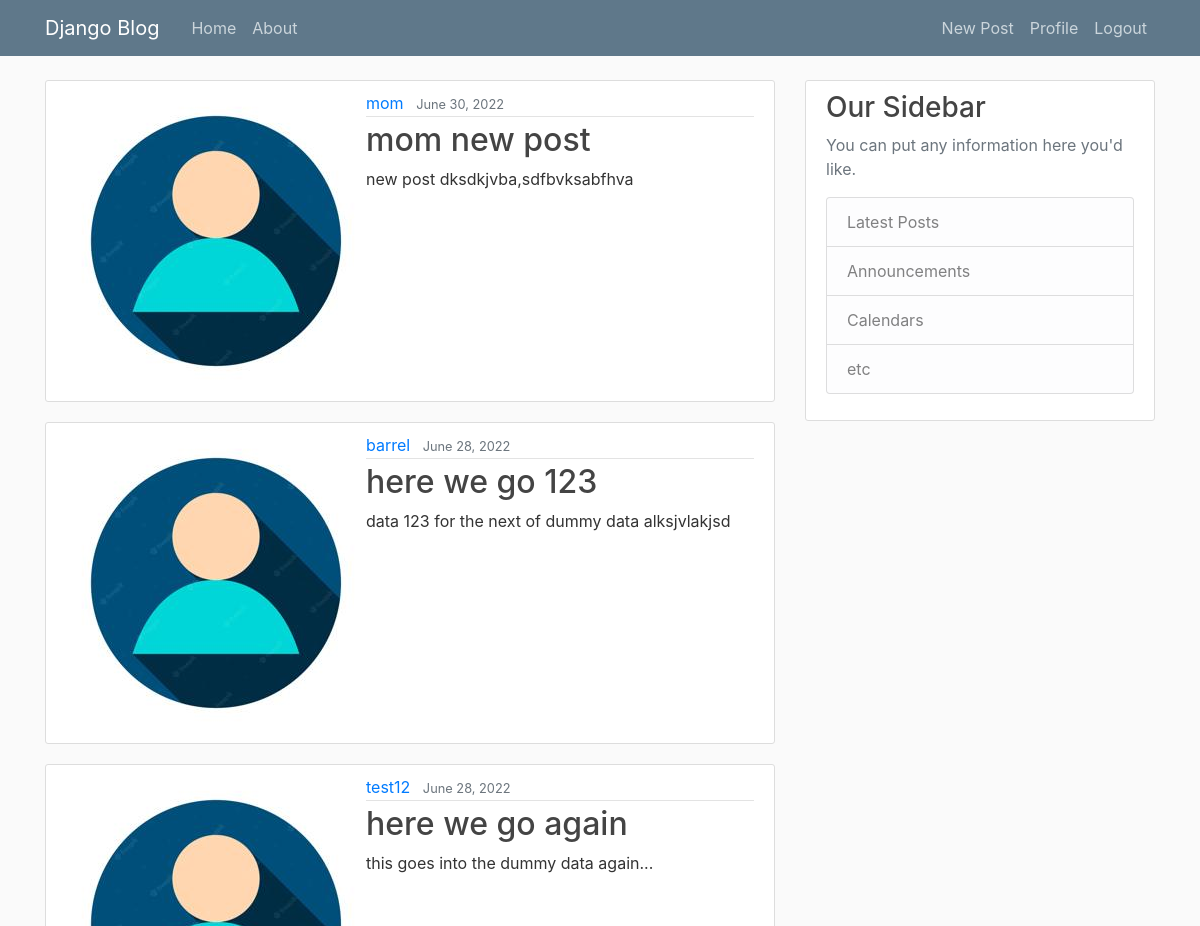
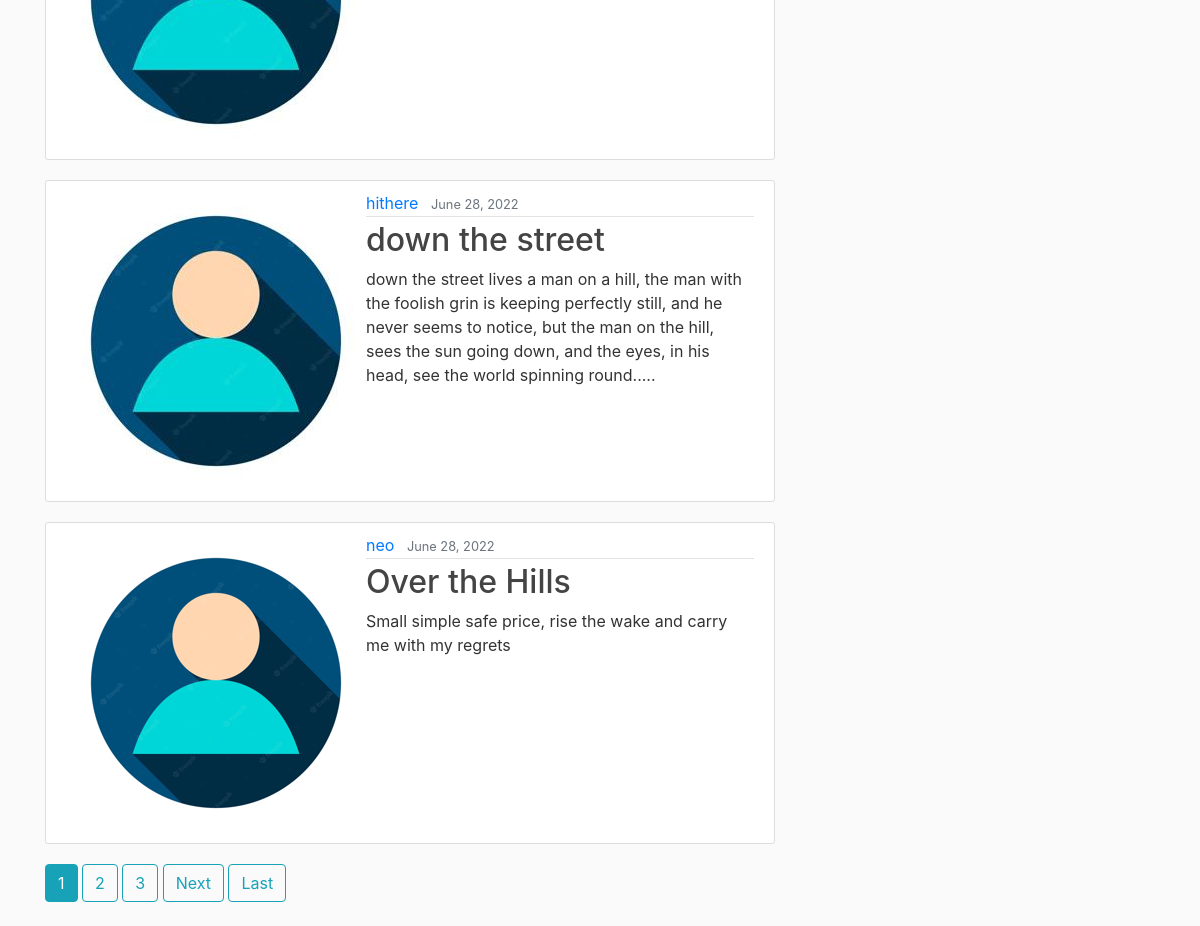
The page / (signed in) on the database its author committed (2 pictures, top to bottom).
### blog/models.py (models this page shows, shortened)
class Post(models.Model):
    title = models.CharField(max_length=100)
    content = models.TextField()
    date_posted = models.DateTimeField(default=timezone.now)
    author = models.ForeignKey(User, on_delete=models.CASCADE)

### users/models.py (models this page shows, shortened)
class Profile(models.Model):
    user = models.OneToOneField(User, on_delete=models.CASCADE)
    img = models.ImageField(default='default.jpeg', upload_to='profile_pics')

### blog/views.py (the view)
# urls.py: path('', PostListView.as_view(), name='blog-home'),
class PostListView(ListView):
    model = Post
    template_name = 'blog/home.html'
    context_object_name = "posts"
    ordering = ['-date_posted']
    paginate_by = 5

### blog/templates/blog/home.html (shortened to what this page needs)
{% extends "blog/base.html" %}
{% block content %}
    {% for post in posts %}
        <article class="media content-section">
            <img src="{{post.author.profile.img.url}}" class="rounded-circle article-image" />
            <div class="media-body">
                <div class="article-metadata">
                    <a class="mr-2" href="{% url 'user-posts' post.author.username %}">{{ post.author }}</a>
                    <small class="text-muted">{{ post.date_posted|date:"F d, Y" }}</small>
                </div>
                <h2><a class="article-title" href="{% url 'post-detail' post.id %}">{{ post.title }}</a></h2>
                <p class="article-content">{{ post.content }}</p>
                </div>
        </article>
    {% endfor %}
    {% if is_paginated %}
        {% for num in page_obj.paginator.page_range %}
            {% if page_obj.number == num %}
                <a class="btn btn-info mb-4" href="?page={{ num }}">{{ num }}</a>
            {% elif num > page_obj.number|add:'-3' and num < page_obj.number|add:'3' %}
                <a class="btn btn-outline-info mb-4" href="?page={{ num }}">{{ num }}</a>
            {% endif %}
        {% endfor %}
        {% if page_obj.has_next %}
            <a class="btn btn-outline-info mb-4" href="?page={{ page_obj.next_page_number }}">Next</a>
            <a class="btn btn-outline-info mb-4" href="?page={{ page_obj.paginator.num_pages }}">Last</a>
        {% endif %}
    {% endif %}
{% endblock content %}

### blog/static/blog/main.css (style rules this page uses)
body { background: #fafafa; color: #333333; margin-top: 5rem; }
h1, h2, h3, h4, h5, h6 { color: #444444; }
.content-section { background: #ffffff; padding: 10px 20px; border: 1px solid #dddddd; border-radius: 3px; margin-bottom: 20px; }
.article-title { color: #444444; }
.article-content { white-space: pre-line; }
.article-metadata { padding-bottom: 1px; margin-bottom: 4px; border-bottom: 1px solid #e3e3e3 }

### rows shown on the page
Post: author.profile.img (placeholder picture), author "mom", date_posted "June 30, 2022", title "mom new post", content "new post dksdkjvba,sdfbvksabfhva"
Post: author.profile.img (placeholder picture), author "barrel", date_posted "June 28, 2022", title "here we go 123", content "data 123 for the next of dummy data alksjvlakjsd"
Post: author.profile.img (placeholder picture), author "test12", date_posted "June 28, 2022", title "here we go again", content "this goes into the dummy data again..."
Post: author.profile.img (placeholder picture), author "hithere", date_posted "June 28, 2022", title "down the street", content "down the street lives a man on a hill, the man with the foolish grin is keeping perfectly still, and he never seems to notice, but the man on the hill, sees the sun going down, and the eyes, in his head, see the world spinning round....."
Post: author.profile.img (picture), author "neo", date_posted "June 28, 2022", title "Over the Hills", content "Small simple safe price, rise the wake and carry me with my regrets"

### other values the page prints
{{ num }} "1"
{{ num }} "2" "3"
